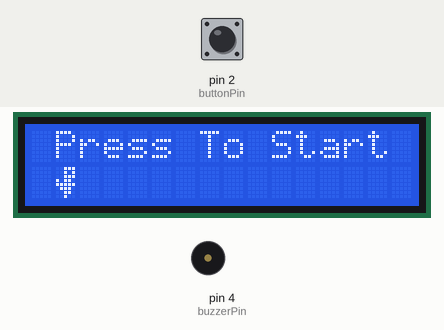
Simulated run of this sketch. Board: Arduino Nano, built with avr-gcc and run on an emulated ATmega328P. Shown: 16×2 character LCD, buzzer (waves = sounding). Inputs (shaded band) come from the test bench; at power-on: pin 2 (buttonPin) LOW. Random numbers use the default seed unless the sketch sets one.

Above: at 1.3 s.
1.4 s: pin 2 (buttonPin) pulled HIGH for 0.15 s
At 1.98 s:
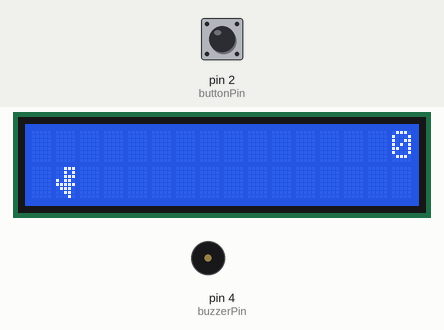
3.2 s: pin 2 (buttonPin) pulled HIGH for 1 s
At 5.9 s:
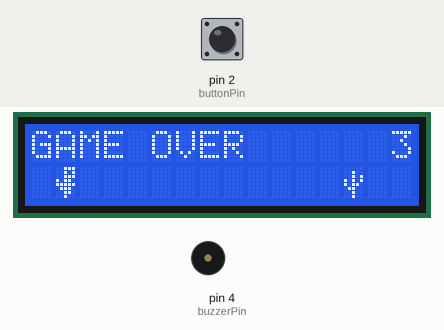
6.2 s: pin 2 (buttonPin) pulled HIGH for 0.15 s
At 6.31 s:
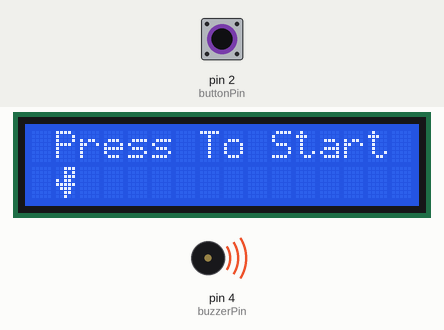
7.9 s: pin 2 (buttonPin) pulled HIGH for 3.2 s
At 11.4 s:
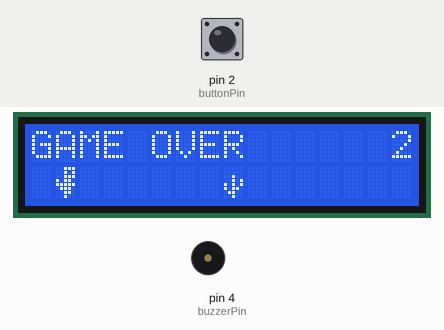
12.6 s: pin 2 (buttonPin) pulsed HIGH 2 times (0.12 s each, 0.3 s apart)
At 12.99 s:
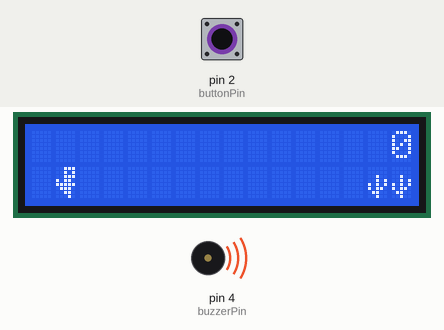
14.8 s: pin 2 (buttonPin) pulsed HIGH 5 times (0.12 s each, 0.3 s apart)
At 17.7 s:
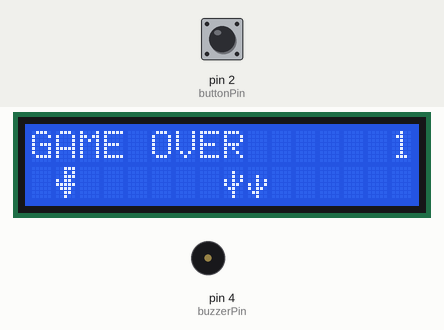
Timing chart, 0 to 18.8 s (numbered marks = the images above; inputs shaded):
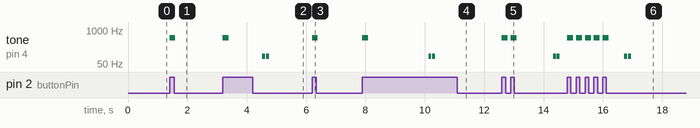

The sketch:

nano_dino.ino
```cpp
// Nano dino , play on the go!
// By Dfficult 2024.10.19

// ===== Hardware Setup =====
#include <LiquidCrystal_I2C.h>
LiquidCrystal_I2C lcd(0x27, 16, 2);  // LCD I2C address 0x27
const int buttonPin = 2;  // Pin where the button is connected
const int buzzerPin = 4;  // Pin where the passive buzzer is connected
int buttonState = 0;      // Variable for reading the button status
int lastButtonState = 1;  // Store the last button state
int pressCount = 0;       // Count the number of button presses


// ===== Characters =====
// designed in minecraft
byte dino_1[8] = {
  B00111,
  B00101,
  B00111,
  B10110,
  B11111,
  B01110,
  B00110,
  B00100
};
byte dino_2[8] = {
  B00111,
  B00101,
  B00111,
  B10110,
  B11111,
  B01110,
  B00110,
  B00010
};
byte cacti_1[8] = {
  B00000,
  B00000,
  B00100,
  B00101,
  B10101,
  B10110,
  B01100,
  B00100
};
byte cacti_2[8] = {
  B00000,
  B00100,
  B00101,
  B10101,
  B10110,
  B01100,
  B00100,
  B00100
};
byte cacti_3[8] = {
  B00100,
  B10100,
  B10101,
  B01101,
  B00110,
  B00100,
  B00100,
  B00100
};
byte bird[8] = {
  B00000,
  B00100,
  B00110,
  B11111,
  B01111,
  B00000,
  B00000,
  B00000
};


// ===== Sounds =====
void playDeadSound(){
  // plays dead sound
  tone(buzzerPin, 100, 100);
  delay(125);
  tone(buzzerPin, 100, 100);
}
void playJumpSound(){
  // plays jump sound
  tone(buzzerPin, 500, 200);
}
void playLevelUpSound(){
  // plays level up sound
  tone(buzzerPin, 500, 200);
  delay(125);
  tone(buzzerPin, 825, 175);
}


// ===== Game settings and variables =====
int score = 0;
bool gameOver = true;
int dinoPosition = 0; // 0 = ground, 1 = sky
int dinoLeg = 0; // 0 = left, 1 = right
char game[32] = {32}; // 32 = air(ascii ' '), 0~1 = dino, 2~4 = cacti, 5 = bird
int obstacle = 0; // obstacle counter
int gap = 0;  // gap counter
const int minGapBetween = 6;  // min gap between obstacles
const int maxConsecObstacles = 3;  // max consecutive obstacles
unsigned long lastUpdateTime = 0;
const unsigned long updateInterval = 100; // update interval in milliseconds
bool genNextConsec = false;  // determine if next consecutive obstacle should be generated

bool pressed() {
  // check if the button is pressed
  buttonState = digitalRead(buttonPin);
  if (buttonState == HIGH && lastButtonState == LOW) {
    playJumpSound();
    lastButtonState = buttonState;
    return true;
  }
  lastButtonState = buttonState;
  return false;
}


void scroll() {
  // check collision
  if (dinoPosition == 0 && game[17] != 32) {
    // die on ground
    gameOver = true;
    lcd.setCursor(0, 0);
    lcd.print("GAME OVER");
    playDeadSound();
    return;
  }
  if (dinoPosition == 1 && game[1] != 32)  {
    // die in air
    gameOver = true;
    lcd.setCursor(0, 1);
    lcd.print("GAME OVER");
    playDeadSound();
    return;
  }

  // next obstacle
  if (genNextConsec) {
    if (++obstacle <= maxConsecObstacles) {
      genNextConsec = (random(obstacle + 3) == 0);
      // generate a cacti (2,3,4)
      game[15] = 32;
      game[31] = (int)random(2) + 2;
    } else {
      genNextConsec = false;
      // generate a gap
      game[15] = 32;
      game[31] = 32;
      gap++;
      obstacle = 0;
      genNextConsec = false;
    }

  } else if (random(3) == 0 && gap >= minGapBetween) {
    gap = 0;
    obstacle++;
    if (random(4) == 0) {
      // 1 in 4 generate bird (5)
      game[15] = 5;
      game[31] = 32;
      genNextConsec = false;
    } else {
      // 3 in 4 generate cacti (2,3,4)
      game[15] = 32;
      game[31] = (int)random(2) + 2;
      genNextConsec = (random(obstacle + 3) == 0); // 1 in 3 generate a consequtive cacti
    }

  } else {
  // generate a gap
    game[15] = 32;
    game[31] = 32;
    gap++;
    obstacle = 0;
    genNextConsec = false;
  }

  // scroll left
  for (int i=0; i<15; i++)  game[i] = game[i+1];
  for (int i=16; i<31; i++) game[i] = game[i+1];

  // how many digits are there in score
  int scoreArea;
  if (score >= 1000)     scoreArea = 13;
  else if (score >= 100) scoreArea = 14;
  else                   scoreArea = 15;

  // update display
  int temp1 = game[1];
  int temp2 = game[17];
  if (dinoPosition == 1) game[1] = dinoLeg;
  if (dinoPosition == 0) game[17] = dinoLeg;
  lcd.setCursor(0,0);
  for (int i=0; i<scoreArea; i++) {
    lcd.write(byte(game[i]));
  }
  lcd.setCursor(0,1);
  for (int i=16; i<32; i++) {
    lcd.write(byte(game[i]));
  }
  game[1] = temp1;
  game[17] = temp2;
  lcd.setCursor(scoreArea, 0);
  int scoreDisplay = score / 10;
  lcd.print(scoreDisplay);

  // update score
  score++;
  if (score % 100 == 0 && score != 0) playLevelUpSound();
  if (score >= 9999) score = 0; // i don't think anyone can get there

  // Switch Leg
  dinoLeg = 1 - dinoLeg;
}


void setup() {
  lcd.init();
  lcd.backlight();
  pinMode(buttonPin, INPUT);
  pinMode(buzzerPin, OUTPUT);
  lcd.createChar(0, dino_1);
  lcd.createChar(1, dino_2);
  lcd.createChar(2, cacti_1);
  lcd.createChar(3, cacti_2);
  lcd.createChar(4, cacti_3);
  lcd.createChar(5, bird);
  // welcome Screen
  lcd.setCursor(0, 0);
  lcd.print(" Press To Start ");
  lcd.setCursor(1, 1);
  lcd.write(byte(0));
}


void loop() {
  // ready
  while(!pressed());

  // game start
  score = 0;
  gameOver = false;
  dinoPosition = 0;
  lcd.setCursor(0, 0);
  lcd.print("                "); // clear up title after start
  for (int i=0; i<32; i++) game[i] = 32; // reset game map

  // game loop
  while(!gameOver) {
    unsigned long currentTime = millis();

    if (pressed() && dinoPosition == 0) {
      // jump
      dinoPosition = 1;
      lcd.setCursor(1, 0);
      lcd.write(byte(dinoLeg));
      lcd.setCursor(1, 1);
      lcd.write(byte(32));
    }

    if (currentTime - lastUpdateTime >= updateInterval) {
      lastUpdateTime = currentTime;

      if (dinoPosition == 1) {
        // count jumps in the air
        static int jump = 0;
        if (++jump >= 5) {
          // land
          jump = 0;
          dinoPosition = 0;
          lcd.setCursor(1, 0);
          lcd.write(byte(32));
          lcd.setCursor(1, 1);
          lcd.write(byte(dinoLeg));
        }
      }

      scroll();
    }
  }

  // You died
  while(gameOver && !pressed());
  lcd.setCursor(0, 0);
  lcd.print(" Press To Start ");
  lcd.setCursor(0, 1);
  lcd.print("                ");
  lcd.setCursor(1, 1);
  lcd.write(byte(0));
}
```

Measured:
- after the input at 1.4 s, tone on pin 4 (buzzerPin): silent → 500 Hz at once, → silent 0.20 s later; the display: first changes after 0.05 s (image 1 shows a later state)
- after the input at 6.2 s, tone on pin 4 (buzzerPin): silent → 500 Hz at once, → silent 0.20 s later; the display: changes at once (image 3)
- after the input at 7.9 s, tone on pin 4 (buzzerPin): plays 500 Hz for 0.20 s, 100 Hz for 0.10 s, 100 Hz for 0.10 s, starting at once; the display: first changes after 0.05 s (image 4 shows a later state)
- after the input at 12.6 s, tone on pin 4 (buzzerPin): plays 500 Hz for 0.20 s, 500 Hz for 0.20 s, 100 Hz for 0.10 s, 100 Hz for 0.10 s, starting at once; the display: first changes at once (image 5 shows a later state)
- after the input at 14.8 s, tone on pin 4 (buzzerPin): plays 500 Hz for 0.20 s, 500 Hz for 0.20 s, 500 Hz for 0.20 s, 500 Hz for 0.20 s, 500 Hz for 0.20 s, 100 Hz for 0.10 s … (7 notes in this stretch), starting at once; the display: first changes at once (image 6 shows a later state)
